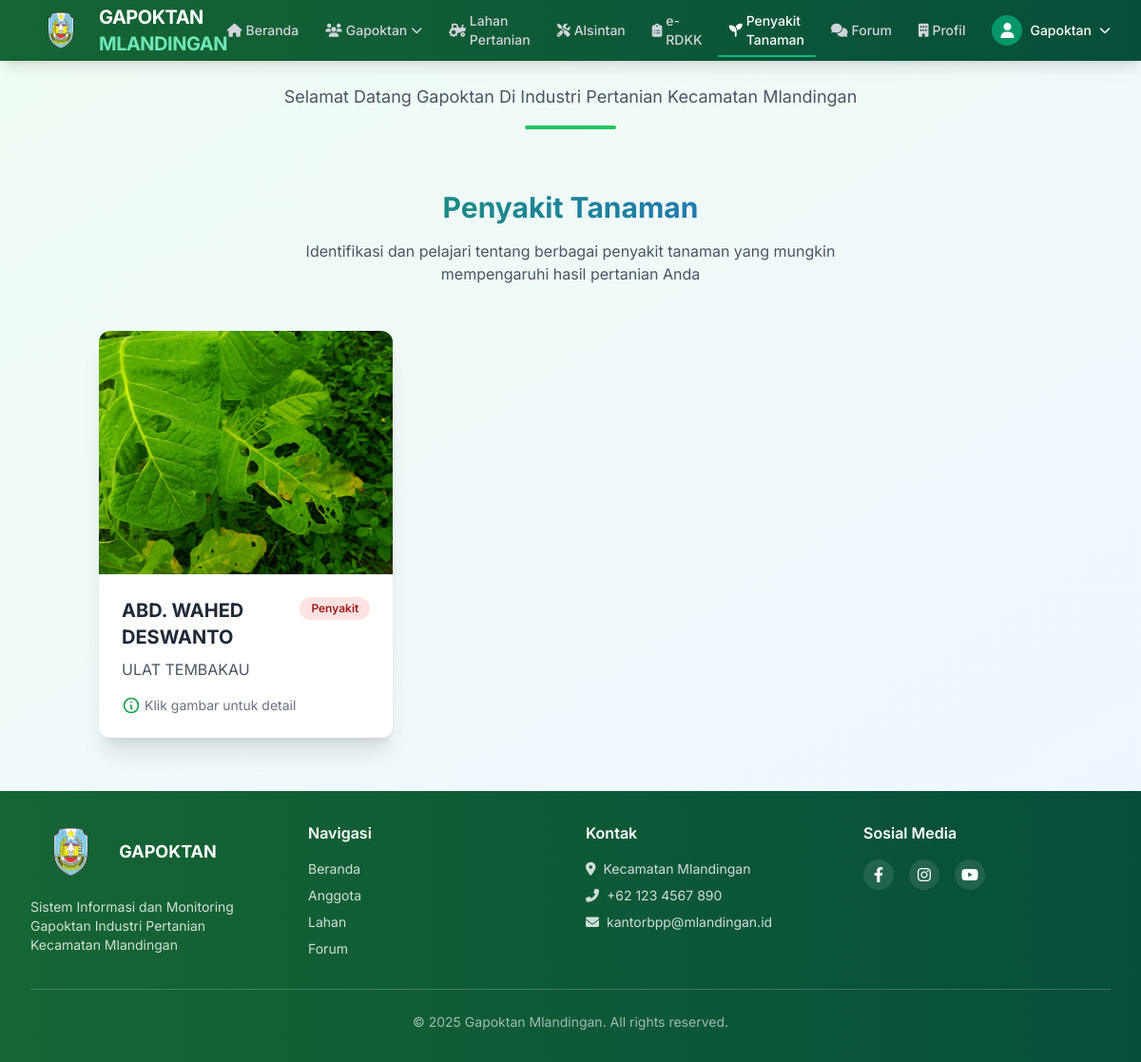
Page /petani/tanaman (signed in) on the committed database.
### administrator/models.py (models this page shows, shortened)
class PenyakitTanaman(models.Model):
    lahan = models.ForeignKey(Lahan, on_delete=models.CASCADE)
    penyakit = models.CharField(max_length=100)
    gambar_tanaman = models.ImageField(upload_to='gambar/tanaman', blank=False, null=True)
    class Meta:
        verbose_name_plural ="Data Penyakit Tanaman"

class Lahan(models.Model):
    user = models.ForeignKey(User, on_delete=models.CASCADE, related_name='lahan', null=True, blank=True)
    pemilik = models.ForeignKey(Petani, on_delete=models.CASCADE)
    gambar_lahan = models.ImageField(upload_to='gambar/lahan', blank=False, null=True)
    luas = models.CharField(max_length=20)
    jenis_tanaman = models.CharField(max_length=100)
    lokasi = models.CharField(max_length=100)
    latitude = models.FloatField(null=True, blank=True)
    longitude = models.FloatField(null=True, blank=True)
    tanggal_tanam = models.DateField(null=True, blank=True)
    tanggal_panen = models.DateField(null=True, blank=True)
    STATUS_CHOICES = [
        ('tertunda', 'Tertunda'),
        ('berhasil', 'Berhasil'),
        ('gagal', 'Gagal'),
    ]
    status_panen = models.CharField(max_length=20, choices=STATUS_CHOICES, default='tertunda')
    created_at = models.DateField(default=timezone.now)
    slug = models.SlugField(max_length=200,null=True,blank=True, unique=True)
    class Meta:
        verbose_name_plural ="Data Lahan"
    def __str__(self):
        return self.pemilik.nama

class Petani(models.Model):
    grup = models.ForeignKey(Grup, on_delete=models.CASCADE, related_name='anggota')
    nama = models.CharField(max_length=100)
    nik = models.CharField(max_length=100, default="0000000000000000")
    alamat = RichTextField(blank=True, null=True)
    created_at = models.DateField(default=timezone.now)
    slug = models.SlugField(max_length=200,null=True,blank=True, unique=True)
    class Meta:
        verbose_name_plural ="Data Petani"

### petani/views.py (the view)
# urls.py: path('tanaman', views.tanaman, name='tanaman'),
@login_required(login_url='login')
def tanaman(request):
    query_tanaman = PenyakitTanaman.objects.order_by('-id')
    context = {
        "judul": "Halaman Tanaman",
        "menu": "tanaman",
        'tanaman': query_tanaman,
    }
    return render(request, 'tanaman.html', context)

### petani/templates/tanaman.html (shortened to what this page needs)
{% extends "base.html" %}
{% load static %}
{% block content %}
<div class="flex-1 p-6 transition-all duration-200 ease-in-out bg-gradient-to-br from-green-50 to-blue-50">
    <header class="mb-8 text-center">
        <p class="text-lg text-gray-600 max-w-3xl mx-auto">Selamat Datang Gapoktan Di Industri Pertanian Kecamatan Mlandingan</p>
        <div class="w-24 h-1 bg-green-500 mx-auto mt-4 rounded-full"></div>
    </header>
    <div class="container mx-auto px-4 py-8">
        <div class="text-center mb-12">
            <h2 class="text-3xl font-bold mb-4 text-transparent bg-clip-text bg-gradient-to-r from-green-600 to-blue-600">
            </h2>
            <p class="text-gray-600 max-w-2xl mx-auto">
                Identifikasi dan pelajari tentang berbagai penyakit tanaman yang mungkin mempengaruhi hasil pertanian Anda
            </p>
        </div>
        <div class="grid grid-cols-1 md:grid-cols-2 lg:grid-cols-3 gap-8">
            {% for row in tanaman %}
            <div class="relative bg-white rounded-xl shadow-xl overflow-hidden transition-all duration-300 hover:shadow-2xl hover:-translate-y-1 group">
                <div class="relative overflow-hidden h-64">
                    <img src="{{ row.gambar_tanaman.url }}"
                         alt="{{ row.lahan }}"
                         class="w-full h-full object-cover transition-transform duration-500 group-hover:scale-105"
                         onclick="openImageModal('{{ row.gambar_tanaman.url }}', '{{ row.lahan }}')">
                </div>
                <div class="p-6">
                    <div class="flex justify-between items-start mb-2">
                        <h3 class="text-xl font-bold text-gray-800">{{ row.lahan }}</h3>
                        <span class="px-3 py-1 bg-red-100 text-red-800 text-xs font-semibold rounded-full">Penyakit</span>
                    </div>
                    <p class="text-gray-600 mb-4">{{ row.penyakit }}</p>
                    <div class="flex items-center text-sm text-gray-500">
                        <svg xmlns="http://www.w3.org/2000/svg" class="h-5 w-5 mr-1 text-green-600" fill="none" viewBox="0 0 24 24" stroke="currentColor">
                            <path stroke-linecap="round" stroke-linejoin="round" stroke-width="2" d="M13 16h-1v-4h-1m1-4h.01M21 12a9 9 0 11-18 0 9 9 0 0118 0z" />
                        </svg>
                        <span>Klik gambar untuk detail</span>
                    </div>
                </div>
            </div>
            {% endfor %}
        </div>
    </div>
</div>
{% endblock content %}

### templates/navbar.html (shortened to what this page needs)
{% load static %}
 <nav class="bg-gradient-to-r from-green-800 to-emerald-900 text-white shadow-lg z-50">
    <div class="w-full px-4 sm:px-6 lg:px-8">
            <div class="flex justify-between h-16 items-center">
                <div class="flex items-center space-x-3">
                    <a href="{% url 'beranda' %}" class="flex items-center space-x-2 group">
                        <img src="{% static 'gambar/logobpp.png' %}" alt="Logo Gapoktan" class="w-18 h-12 transition-transform group-hover:rotate-12">
                        <span class="font-bold text-xl tracking-tight">GAPOKTAN<span class="text-emerald-300"> MLANDINGAN</span></span>
                    </a>
                </div>
<div class="hidden lg:flex items-center space-x-1">
    <a href="{% url 'beranda' %}"
       class="relative px-3 py-2 text-sm font-medium flex items-center space-x-1
       {% if request.resolver_match.url_name == 'beranda' %}
           text-white underline-pulse
       {% else %}
           text-gray-300 hover:text-white hover:border-b-2 hover:border-emerald-400
       {% endif %}">
        <i class="fas fa-home text-sm"></i>
        <span>Beranda</span>
    </a>
    <div class="relative group" x-data="{ open: false }">
        <button @click="open = !open"
                class="relative px-3 py-2 text-sm font-medium flex items-center space-x-1
               {% if request.resolver_match.url_name == 'grup' or request.resolver_match.url_name == 'ketua' or request.resolver_match.url_name == 'anggota' %}
                    text-white underline-pulse
                {% else %}
                    text-gray-300 hover:text-white hover:border-b-2 hover:border-emerald-400
                {% endif %}">
            <i class="fas fa-users text-sm"></i>
            <span>Gapoktan</span>
            <i class="fas fa-chevron-down text-xs transition-transform duration-200"
               :class="{'transform rotate-180': open}"></i>
        </button>
    </div>
    <a href="{% url 'lahan' %}"
       class="relative px-3 py-2 text-sm font-medium flex items-center space-x-1
       {% if request.resolver_match.url_name == 'lahan' %}
           text-white underline-pulse
       {% else %}
           text-gray-300 hover:text-white hover:border-b-2 hover:border-emerald-400
       {% endif %}">
        <i class="fas fa-tractor text-sm"></i>
        <span>Lahan Pertanian</span>
    </a>
    <a href="{% url 'alsintan' %}"
       class="relative px-3 py-2 text-sm font-medium flex items-center space-x-1
       {% if request.resolver_match.url_name == 'alsintan' %}
           text-white underline-pulse
       {% else %}
           text-gray-300 hover:text-white hover:border-b-2 hover:border-emerald-400
       {% endif %}">
        <i class="fas fa-tools text-sm"></i>
        <span>Alsintan</span>
    </a>
    <a href="{% url 'erdkk' %}"
       class="relative px-3 py-2 text-sm font-medium flex items-center space-x-1
       {% if request.resolver_match.url_name == 'erdkk' %}
           text-white underline-pulse
       {% else %}
           text-gray-300 hover:text-white hover:border-b-2 hover:border-emerald-400
       {% endif %}">
        <i class="fas fa-clipboard-list text-sm"></i>
        <span>e-RDKK</span>
    </a>
    <a href="{% url 'tanaman' %}"
       class="relative px-3 py-2 text-sm font-medium flex items-center space-x-1
       {% if request.resolver_match.url_name == 'tanaman' %}
           text-white underline-pulse
       {% else %}
           text-gray-300 hover:text-white hover:border-b-2 hover:border-emerald-400
       {% endif %}">
        <i class="fas fa-seedling text-sm"></i>
        <span>Penyakit Tanaman</span>
    </a>
    <a href="{% url 'daftar_forum' %}"
       class="relative px-3 py-2 text-sm font-medium flex items-center space-x-1
       {% if request.resolver_match.url_name == 'daftar_forum' %}
           text-white underline-pulse
       {% else %}
           text-gray-300 hover:text-white hover:border-b-2 hover:border-emerald-400
       {% endif %}">
        <i class="fas fa-comments text-sm"></i>
        <span>Forum</span>
    </a>
      <a href="{% url 'profil' %}"
       class="relative px-3 py-2 text-sm font-medium flex items-center space-x-1
       {% if request.resolver_match.url_name == 'profil' %}
           text-white underline-pulse
       {% else %}
           text-gray-300 hover:text-white hover:border-b-2 hover:border-emerald-400
       {% endif %}">
        <i class="fa fa-building text-sm"></i>
        <span>Profil</span>
    </a>
</div>
                <div class="hidden md:flex items-center ml-4 relative" x-data="{ userMenuOpen: false }">
                    {% if user.is_authenticated %}
                        <button @click="userMenuOpen = !userMenuOpen" class="flex items-center space-x-2 focus:outline-none">
                            <div class="w-8 h-8 rounded-full bg-emerald-600 flex items-center justify-center text-white font-medium">
                                <i class="fas fa-user"></i>
                            </div>
                            <span class="text-sm font-medium">{{ request.session.username }}</span>
                            <i class="fas fa-chevron-down text-xs transition-transform duration-200" :class="{'transform rotate-180': userMenuOpen}"></i>
                        </button>
                    {% else %}
                        <a href="{% url 'login' %}" class="px-3 py-2 text-sm font-medium text-white hover:underline">Login</a>
                    {% endif %}
                </div>
            </div>
        </div>
    </nav>

### templates/styles.html (style rules this page uses)
.underline-pulse::after { content: ''; position: absolute; bottom: 0; left: 0; height: 2px; width: 100%; background-color: #10b981; animation: underlinePulse 1.8s ease-in-out infinite; border-radius: 9999px; }
body { font-family: 'Inter', sans-serif; @apply bg-gray-50 text-gray-800 antialiased min-h-full; }

### rows in the picture
PenyakitTanaman: gambar_tanaman (picture), lahan "ABD. WAHED DESWANTO", penyakit "ULAT TEMBAKAU"

### other values in the picture
{{ request.session.username }} "Gapoktan"
